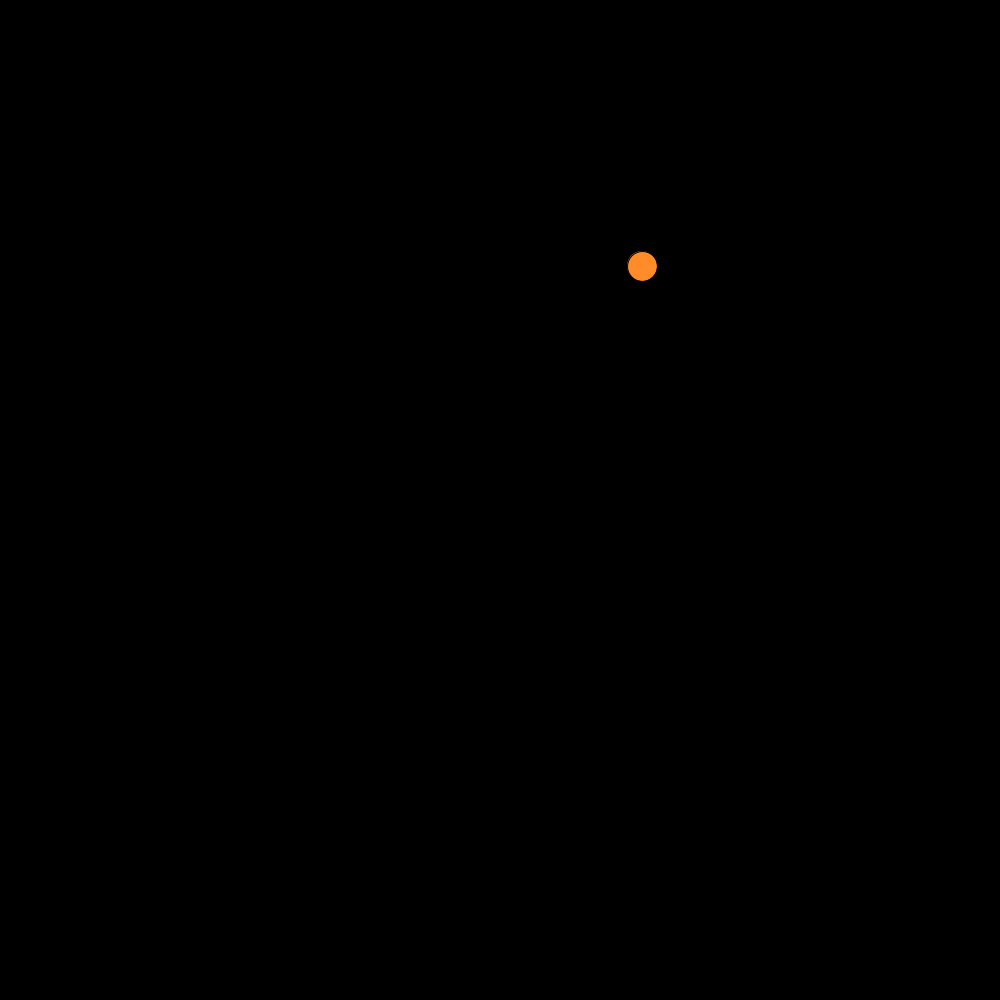
Frame 1 (no input)
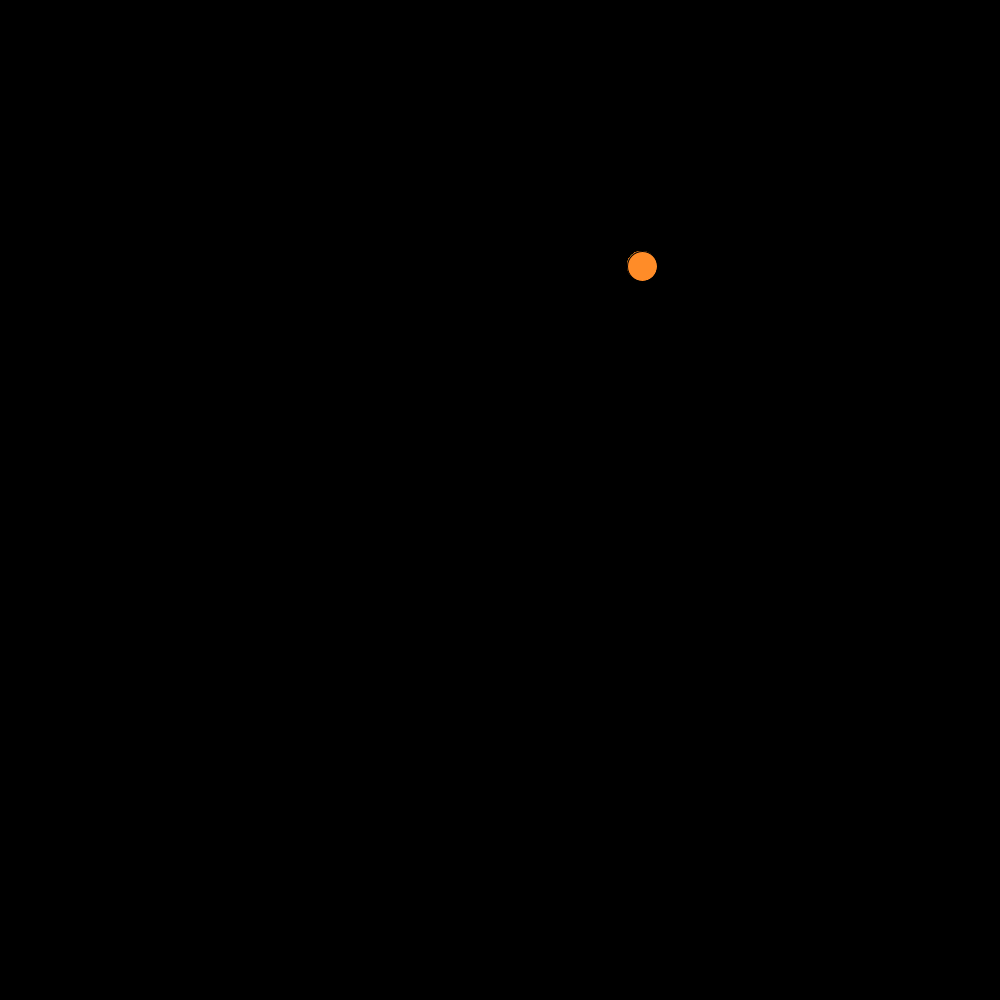
Frame 60 (the mouse pressed at the canvas centre just before this capture)
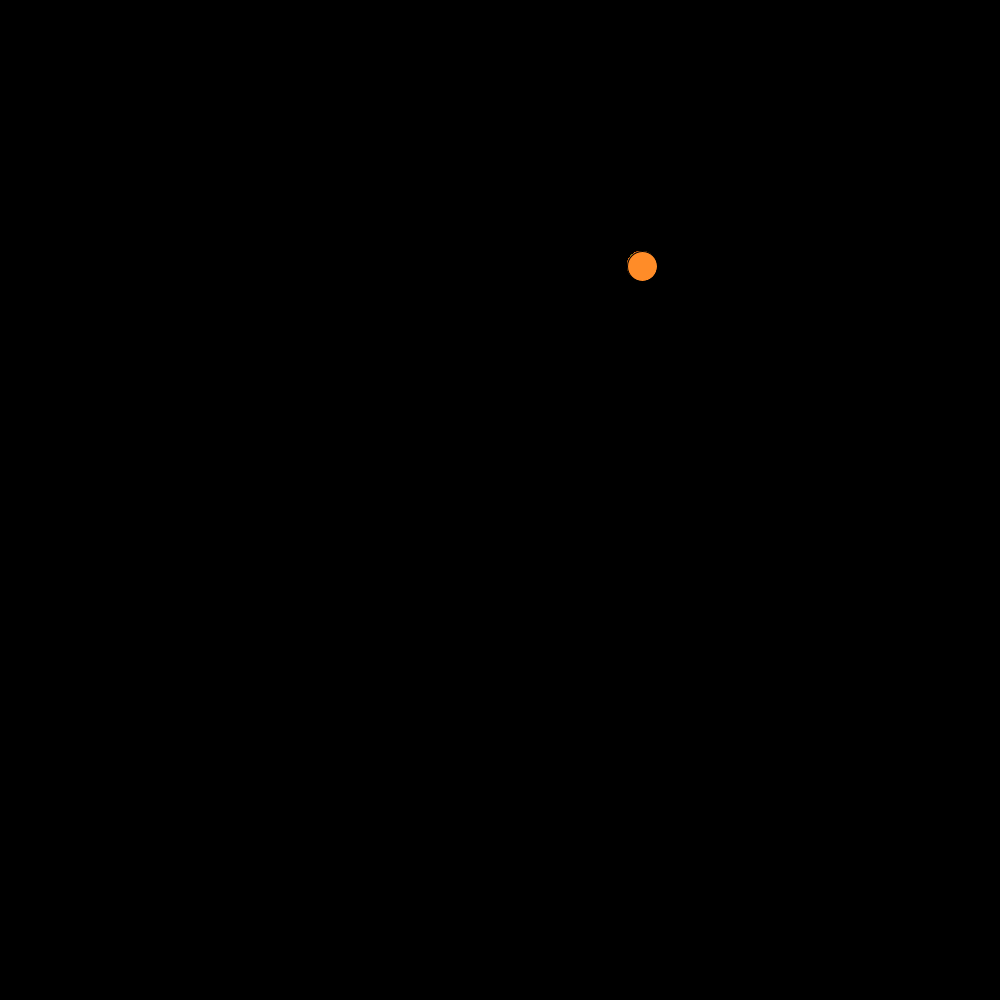
Frame 120 (the mouse held since frame 60 and released just before this capture)

The Processing sketch that drew these frames (run headless with seeded random() and noise(); from frame 60 on, the mouse is pressed at the canvas centre):

// Processing sketch: Snake_Gmae_Don_t_open_
// ── Snake_Gmae_Don_t_open_.pde
int wallLocation;
int w;
int h;
int y;
int x;
myDot dot;

void setup(){
  background(0);
  size(1000, 1000);
  wallLocation = 200;

  colorMode(RGB);
  x = int(random(15, 985));
  y = int(random(15, 985));
  w = 30; h =30;
  dot = new myDot(x, y, w, h);
  //whenever you make a class, you have to add that class to a new dot and add all
  //of it's properties
}

void init(){
  x = int(random(15, 985));
  y = int(random(15, 985));
}
//  myDot(int x, int y, int w, int h){
void draw(){
 //background(100,2);
 dot.draw();
}

void keyPressed(){
  if(key == 'd'){
    dot.xVel = 3;
    dot.yVel = 0;
  }
  if(key == 'a'){
    dot.xVel = -3;
    dot.yVel = 0;
  }
  if(key == 's'){
    dot.yVel = 3;
    dot.xVel = 0;
  }
  if(key == 'w'){
    dot.yVel = -3;
    dot.xVel = 0;
  }
}

// ── Dot.pde
class myDot{
  int x;
  int y;
  int w;
  int h;
  color c;
  int xVel;
  int yVel;
  ArrayList<PVector> locations; 
  
  myDot(int x, int y, int w, int h){
    this.x = x;
    this.y = y;
    this.w = w;
    this.h = h;
    this.locations = new ArrayList<PVector>();
    locations.add(new PVector(x, y));
    c = color(255, 140, 40);
  }
  
  void draw(){
    fill(c);
    //noStroke();
    ellipse(x, y, w, h);
    for(int i =0; i<10; i++){
     // ellipse(x+i*w,y,w,h);
    }
    
    x+=xVel;
    y+=yVel;
    
    if(locations.size() > 1){ 
       PVector currentLocation = new PVector(x, y);
       if(locations.contains(currentLocation)){ 
         c = color(255);
         //where the snake eats itself :(
         locations = new ArrayList<PVector>();
         background(0);
       }
       else{
         c = color(255, 0, 0);
       }
    }
    
    if(xVel != 0) locations.add(new PVector(x,y));
    if(yVel != 0) locations.add(new PVector(x,y));
    
   
    
    
  }
}
